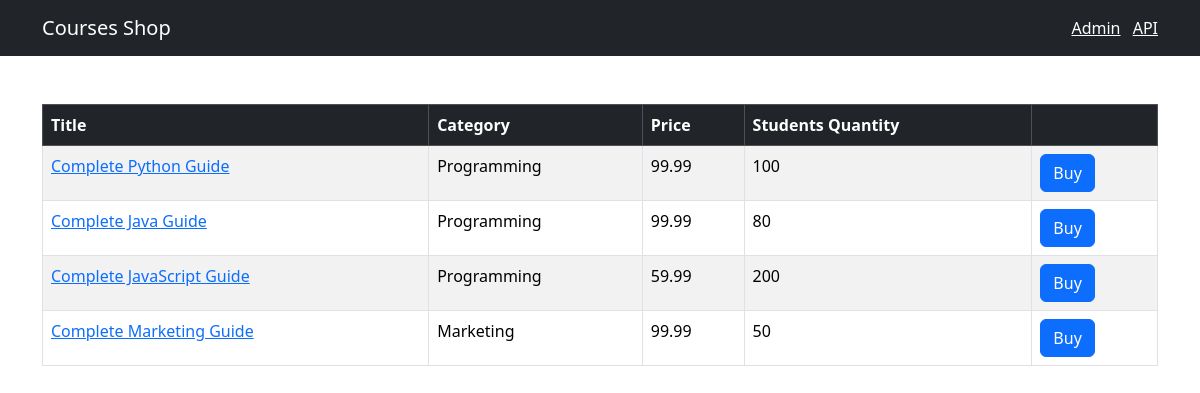
The app's page /, older data.
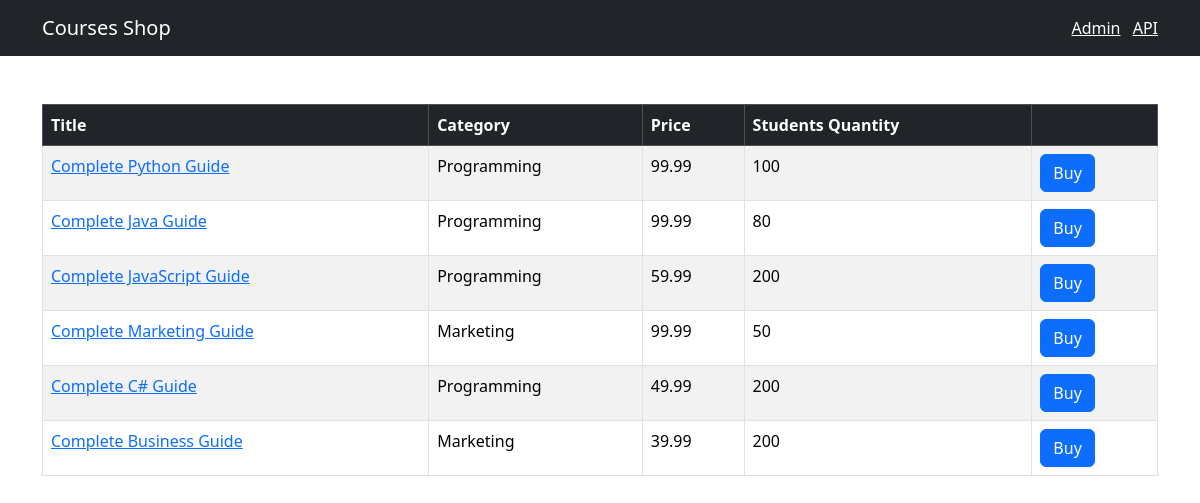
The same page, newer data.
### shop/models.py (models this page shows, shortened)
class Course(models.Model):
    title = models.CharField(max_length=255)
    price = models.FloatField()
    students_qty = models.IntegerField()
    reviews_qty = models.IntegerField()
    category = models.ForeignKey(Category, on_delete=models.CASCADE)# במקרה של מחיקה קאטיגוריה אוטומטית מוחק גם את הקורסים
    created_at = models.DateTimeField(default=timezone.now)

class Category(models.Model):
    title = models.CharField(max_length=255)
    created_at = models.DateTimeField(default=timezone.now)
    def __str__(self):
        return self.title

### shop/views.py (the view)
# urls.py: path('', include(api.urls), name='index')
def index(request):
    courses = Course.objects.all()
    return render(request, 'shop/courses.html', {'courses': courses})

### templates/shop/courses.html
{%extends 'base.html'%} {%block title%}All courses{%endblock%} {%block conten%}
<table class="table mt-5 table-bordered table-striped table-hover">
  <thead class="table-dark">
    <tr>
      <th>Title</th>
      <th>Category</th>
      <th>Price</th>
      <th>Students Quantity</th>
      <th></th>
    </tr>
  </thead>
  <tbody>
    {% for course in courses%}
    <tr>
      <td>
        <a href={% url "shop:single_course" course.id %}>{{course.title}}</a>
      </td>
      <td>{{course.category}}</td>
      <td>{{course.price}}</td>
      <td>{{course.students_qty}}</td>
      <td><button class="btn btn-primary">Buy</button></td>
    </tr>
    {% endfor %}
  </tbody>
</table>
{%endblock%}

### templates/base.html (shortened to what this page needs)
<!DOCTYPE html>
<html lang="en">
  <head>
    <link
      href="https://cdn.jsdelivr.net/npm/bootstrap@5.3.8/dist/css/bootstrap.min.css"
      rel="stylesheet"
    />
  </head>
  <body>
    <nav class="navbar navbar-dark bg-dark">
      <div class="container">
        <a href={% url "shop:index" %} class="navbar-brand">Courses Shop</a>
        <span class="navbar-text">
          <a href="/admin/" class="me-2" target="_blank">Admin</a>
          <a href="/api/v1/" target="_blank">API</a>
        </span>
      </div>
    </nav>
    <main class="container">{%block conten%} {% endblock %}</main>
  </body>
</html>

Row changes from the older to the newer data that the page shows:
added Course: title "Complete C# Guide", category "Programming", price "49.99", students_qty "200"
added Course: title "Complete Business Guide", category "Marketing", price "39.99", students_qty "200"
